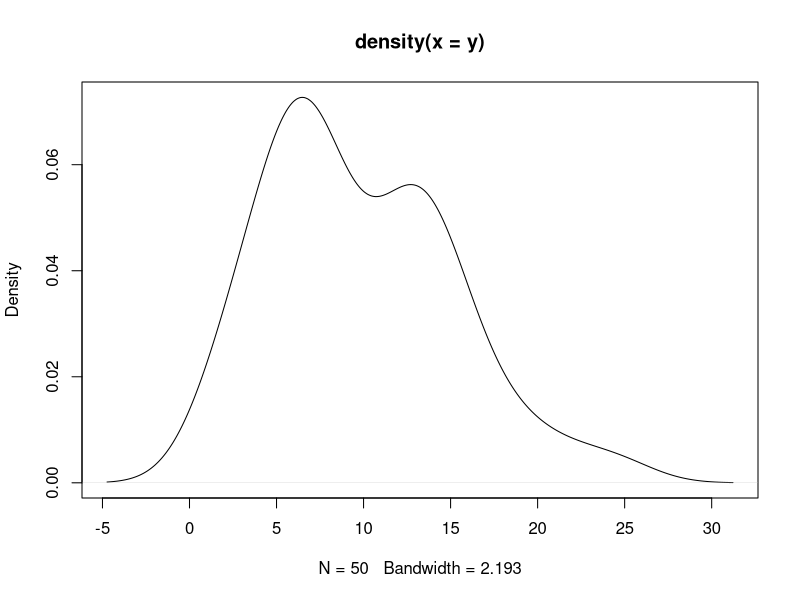
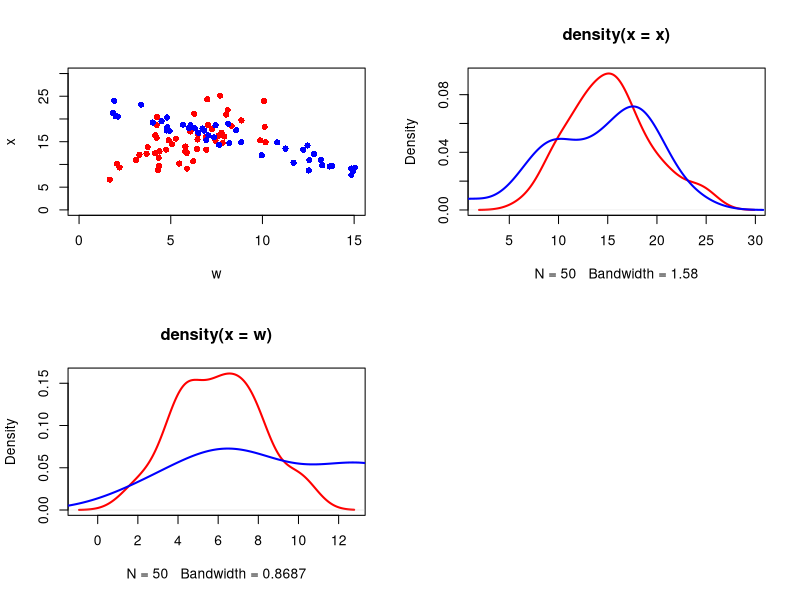

Recreate these plots in R, in order. (Note: this script raises an error after producing the figures.)
### Midterm 721 - FA2018
###
### Take home part
###
### 1) Use the training data below to build a Gaussian Process classifier Section 6.4.5 and 6.4.6 in the text book
###    You do not need to optimise the parameters of the kernel function using equations 6.89 and following
###    The kernel function that you need to use is k(a,b) = exp(-0.5*t(a-b)%*%(a-b)), where a,b are multidimensional vectors
###    The main deliverable is a function that accepts two data frames as arguments.
###    The first data frame contains training data in 3 columns (x,y,class) and the
###    second data frame contains any number of new samples in 2 columns (x,y)
###    The function has to return the probability OF CLASS 1 for all the points in the second data frame
###
###    You can use the optim() function in R. The rest of the algorithm needs to be coded from scratch apart from trivial R functions 
###
### 2) Provide the COMPLETE derivation for exercise 6.22 in the text book
###
### DEADLINE: Friday October 19 @ 0900
### There will be no extension unless medically related
###
### WORK BY YOURSELF!!!!
###
### Code will be audited
###
### Students with duplicated code or analytical solution for the derivation will receive a F

### make sure you set the seed correctly
set.seed(7677)

### generate data
n <- 50
w <- rgamma(n,shape=6,rate=1)
x <- w + rgamma(n,10,1)
y <- rgamma(n,shape=3,rate=0.3)
plot(density(y))
z <- 20-y + rgamma (n,8,2)

### look at the data
quartz()
par(mfrow=c(2,2))
plot(w,x,col="red",pch=16,xlim=c(0,15),ylim=c(0,30))
points(y,z,col="blue",pch=16)
plot(density(x),col="red",lwd=2)
lines(density(z),col="blue", lwd=2)
plot(density(w),col="red",lwd=2)
lines(density(y),col="blue", lwd=2)

### put the data together
data.df <- data.frame(x=c(w,y), y=c(x,z), class = rep(c(1,2),each=n))

### use data.df

### Below is my solution
### Start @ 10/18/2018 1:00 pm
### Code won't be pushed to https://github.com/HalforcNull/Computational untill 10/19/2018 10:00 am

# Kernel function
## As told above
fun.kernel <- function(x,b){
    return(exp(-0.5*t(x-b)%*%(x-b)))
}

# Gram Matrix
## Instead of calculate gram matrix directly, I need a support function
## This support function takes training data and 2 index, then find the kernel of indexed data
fun.gram.support <- function(training, x){
    a <- training[x[1],]
    b <- training[x[2],]
    return(fun.kernel(a,b))
}
## Recall our K matrix is divided by alpha
fun.gram <- function(training, alpha){
    print(dim(training))
    indexs <- seq(1, nrow(training), 1)
    combIndex <- expand.grid(indexs, indexs)
    my.result <- apply(combIndex, 1, fun.gram.support)
    return(my.result/alpha)
}

# Calculate CN
fun.CN <- function(Gram, beta){
    gram.dim <- nrow(Gram)
    return(Gram + diag(1/beta, nrow=gram.dim))
}

# Psi(aN) and related functions
## functions need for Psi(aN)
fun.sigmoid <- function(aN){
    return(apply(aN, 1, function(x){1/(1+exp(-x))}))
}
## by 6.80 
## remove the parts does not contain aN ( we are optimize Psi wrt. aN, so any part without aN can be treated as constant )
fun.Psi.aN <- function(aN, tN, CN){
    my.N <- length(tN)
    return(-1/2*t(aN) %*% solve(CN) %*% aN + t(tN) %*% aN)
}

fun.Psi.gridiant <- function(aN, tN, CN){
    sigma.aN <- fun.sigmoid(aN)
    return(tN - sigma.aN - solve(CN) %*% aN)
}

## WN function
fun.WN <- function(aN.Mode){
    my.N <- length(aN.Mode)
    sigma.aN <- fun.sigmoid(aN.Mode)
    WN <- sigma.aN * (1 - sigma.aN)
    return(WN)
}

## Hassian
fun.Hassian <- function(WN, CN ){
    return(WN + solve(CN))
}

# mu_a_new and var_a_new 
## Function to find k vector (distance of new observation wrt. training)
## Note: this function also need devided by alpha
fun.k.vec <- function(dat.new, training, alpha){
    return( apply(training, 1, fun.kernel, b=dat.new) / alpha)
}
## Function to find c 
fun.c <- function(dat.new, alpha, beta){
    return(fun.kernel(dat.new, dat.new)/alpha + 1/beta)
}

## by 6.87
fun.mean.new <- function(k.vec, tN, aN.mode){
    sigma.aN <- fun.sigmoid(aN.Mode)
    return(t(k.vec)%*%(tN-sigma.aN))
}

## byt 6.88
fun.var.new <- function(c.value, k.vec, WN, CN ){
    return(c.value - t(k.vec) %*% solve(solve(WN) + CN) %*% k.vec)
}

# kappa solution
fun.kappa.solution <- function(mu.a, var.a){
    kappa <- 1/sqrt(1 + pi*var.a/8)
    return(1/(1+exp(-kappa %*% t(mu.a))))
}

# predict function
fun.getModel <- function(training, tN, alpha, beta){
    ## find CN
    m.Gram <- fun.gram(training.dat, alpha)
    m.CN <- fun.CN(m.Gram, beta)
    ## find aN.mode
    aN.mode <- optim(rep(1,100), fn=fun.Psi.aN, gr=fun.Psi.gridiant, tN=training.t, CN=m.CN)
    ## WN
    m.WN <- fun.WN(aN.mode)
    return(list(training=training, alpha=alpha, beta=beta, tN = tN, aN.mode = aN.mode,WN = m.WN, CN=m.CN))
}

fun.predict <- function(dat.new, my.model){
    k.vec <- fun.k.vec(dat.new, my.model$training, my.model$alpha)
    c.value <- fun.c(dat.new, my.model$alpha, my.model$beta)
    mu.a <- fun.mean.new(k.vec, my.model$tN, my.model$aN.mode)
    var.a <- fun.var.new(c.value, k.vec, my.model$WN, my.model$CN)
    return(fun.kappa.solution(mu.a, var.a))
}

### above is the function we used for classification
### now we need training our model

# Step 1. training Data
training.dat <- data.df[, -3]
training.t <- data.df[, 3]

# Step 2. Hyper parms
alpha = 1
beta = 1

# Step 3. get model
model.trained <- fun.getMode(training.dat, training.t, alpha, beta)

# Step 4. do prediction on training data
pre.label <- apply(training.dat, 1, fun.predict, model.trained)

## Finish prediction code @ 2:49. Start debug now
